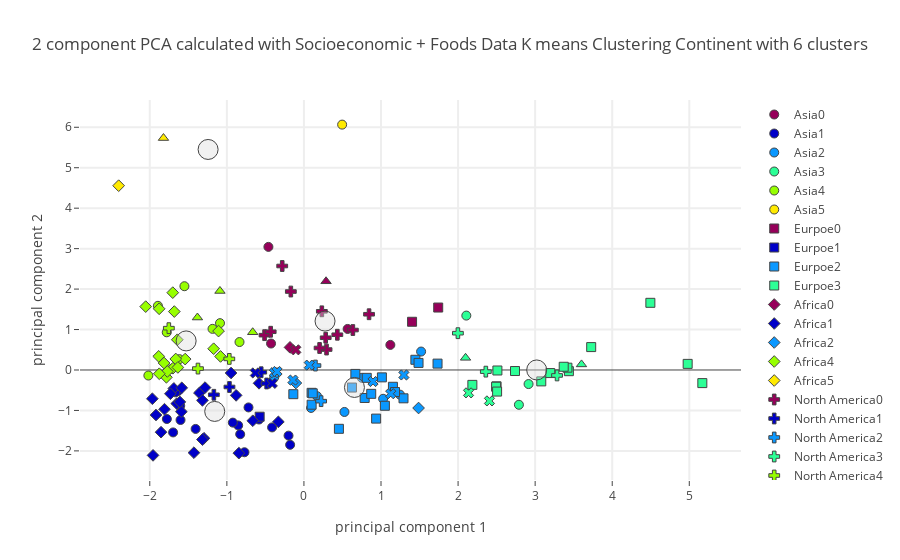

Notebook code for this chart:
### Code cell
plot_plotly(socio_pca_dropped_df,"Continent",continent_centers_socio,6,"Socioeconomic + Foods",'')

### Figure 1 — Plotly figure (JSON) as saved in the notebook; plotly's stock layout.template omitted (floating-point values rounded to 4 significant figures)
{"data": [{"marker": {"color": "rgb(150,0,90)", "line": {"width": 1}, "size": 9, "symbol": 0}, "mode": "markers", "name": "Asia0", "text": ["Cyprus", "Lebanon", "Malaysia", "Republic of Korea"], "type": "scatter", "uid": "e569fffb-809a-4ead-bcf9-cdf65cddc302", "x": [1.121, -0.4267, -0.4608, 0.567], "y": [0.6197, 0.6543, 3.043, 1.015]}, {"marker": {"color": "rgb(0,0,200)", "line": {"width": 1}, "size": 9, "symbol": 0}, "mode": "markers", "name": "Asia1", "text": ["Afghanistan", "Azerbaijan", "Georgia", "India", "Iran (Islamic Republic of)", "Iraq", "Jordan", "Kyrgyzstan", "Lao People's Democratic Republic", "Nepal", "Pakistan", "Tajikistan", "Turkey", "Turkmenistan", "Uzbekistan", "Yemen"], "type": "scatter", "uid": "bf7da148-f33e-4682-a2fb-f4c179b494ab", "x": [-1.697, -0.7716, -0.8532, -1.634, -0.9224, -1.405, -0.5828, -0.4132, -1.667, -1.779, -0.7191, -1.605, -0.1997, -0.1789, -0.8269, -1.601], "y": [-1.543, -2.033, -1.37, -0.5239, -1.301, -1.457, -1.224, -1.42, -0.5517, -1.212, -0.9256, -0.8857, -1.623, -1.849, -1.588, -1.236]}, {"marker": {"color": "rgb(10,152,255)", "line": {"width": 1}, "size": 9, "symbol": 0}, "mode": "markers", "name": "Asia2", "text": ["Armenia", "Brunei Darussalam", "China, mainland", "Kazakhstan", "Mongolia", "Oman", "Saudi Arabia", "United Arab Emirates"], "type": "scatter", "uid": "e8b01c3e-7b43-49b3-b93e-a8add6b0768e", "x": [0.09279, 1.52, -0.3854, 1.028, 0.1701, 0.7516, 0.5257, 1.246], "y": [-0.9383, 0.4556, -0.1792, -0.7117, -0.6468, -0.1935, -1.038, -0.6096]}, {"marker": {"color": "rgb(44,255,150)", "line": {"width": 1}, "size": 9, "symbol": 0}, "mode": "markers", "name": "Asia3", "text": ["Israel", "Japan", "Kuwait"], "type": "scatter", "uid": "bc0a0aa5-c408-4d24-a3e3-cd50ba52014f", "x": [2.915, 2.107, 2.789], "y": [-0.3477, 1.345, -0.8598]}, {"marker": {"color": "rgb(151,255,0)", "line": {"width": 1}, "size": 9, "symbol": 0}, "mode": "markers", "name": "Asia4", "text": ["Bangladesh", "Cambodia", "Indonesia", "Myanmar", "Philippines", "Sri Lanka", "Thailand", "Timor-Leste", "Viet Nam"], "type": "scatter", "uid": "9d990fac-44be-4f40-b5d7-00b5de1bd200", "x": [-2.018, -1.616, -1.78, -0.8358, -1.55, -1.894, -1.089, -1.713, -1.186], "y": [-0.1371, 0.268, 0.9317, 0.691, 2.071, 1.586, 1.158, 0.02994, 1.016]}, {"marker": {"color": "rgb(255,234,0)", "line": {"width": 1}, "size": 9, "symbol": 0}, "mode": "markers", "name": "Asia5", "text": ["Maldives"], "type": "scatter", "uid": "5de1efea-b054-48dd-8a74-1b04afba3afe", "x": [0.4958], "y": [6.065]}, {"marker": {"color": "rgb(150,0,90)", "line": {"width": 1}, "size": 9, "symbol": 1}, "mode": "markers", "name": "Eurpoe0", "text": ["Portugal", "Spain"], "type": "scatter", "uid": "0adc1f43-3e9b-44cc-9e27-66725b1c1abe", "x": [1.403, 1.742], "y": [1.192, 1.544]}, {"marker": {"color": "rgb(0,0,200)", "line": {"width": 1}, "size": 9, "symbol": 1}, "mode": "markers", "name": "Eurpoe1", "text": ["Bosnia and Herzegovina"], "type": "scatter", "uid": "30035251-8210-4211-88f7-1f7d04296463", "x": [-0.5742], "y": [-1.155]}, {"marker": {"color": "rgb(10,152,255)", "line": {"width": 1}, "size": 9, "symbol": 1}, "mode": "markers", "name": "Eurpoe2", "text": ["Albania", "Belarus", "Bulgaria", "Croatia", "Czechia", "Estonia", "Greece", "Hungary", "Italy", "Latvia", "Lithuania", "Montenegro", "Poland", "Romania", "Russian Federation", "Serbia", "Slovakia", "Slovenia", "Ukraine"], "type": "scatter", "uid": "37b64485-806c-4be4-8d15-ae8cd2796ca0", "x": [0.9365, 1.012, 0.1, 0.6674, 1.155, 1.05, 1.446, 0.6233, 1.487, 0.8152, 1.734, 1.292, 0.7881, 0.4538, 0.8732, -0.1376, 0.0993, 1.182, 0.1144], "y": [-1.202, -0.1822, -0.8579, -0.09693, -0.4149, -0.8846, 0.2527, -0.4345, 0.1751, -0.1941, 0.1574, -0.7003, -0.6921, -1.454, -0.5896, -0.5981, -0.5645, -0.5447, -0.5779]}, {"marker": {"color": "rgb(44,255,150)", "line": {"width": 1}, "size": 9, "symbol": 1}, "mode": "markers", "name": "Eurpoe3", "text": ["Austria", "Belgium", "Denmark", "Finland", "France", "Germany", "Iceland", "Ireland", "Luxembourg", "Malta", "Netherlands", "Norway", "Sweden", "Switzerland", "United Kingdom"], "type": "scatter", "uid": "5e574b9a-636c-425e-9d0e-d62b268fe075", "x": [2.499, 5.169, 2.739, 3.08, 2.51, 2.494, 4.495, 2.506, 4.979, 3.438, 3.419, 3.727, 3.371, 3.196, 2.185], "y": [-0.4041, -0.3243, -0.0258, -0.2819, -0.01235, -0.4146, 1.66, -0.5334, 0.1507, -0.02945, 0.0571, 0.5664, 0.07984, -0.07609, -0.3679]}, {"marker": {"color": "rgb(151,255,0)", "line": {"width": 1}, "size": 9, "symbol": 1}, "mode": "markers", "name": "Eurpoe4", "text": [], "type": "scatter", "uid": "44312b76-ba5b-4f31-9611-52d5564c2779", "x": [], "y": []}, {"marker": {"color": "rgb(255,234,0)", "line": {"width": 1}, "size": 9, "symbol": 1}, "mode": "markers", "name": "Eurpoe5", "text": [], "type": "scatter", "uid": "aa1aefe7-a585-45fe-bc4e-504e92b59e01", "x": [], "y": []}, {"marker": {"color": "rgb(150,0,90)", "line": {"width": 1}, "size": 9, "symbol": 2}, "mode": "markers", "name": "Africa0", "text": ["Gabon"], "type": "scatter", "uid": "59e79155-6aaf-4865-836f-a30ffda87cac", "x": [-0.1806], "y": [0.5589]}, {"marker": {"color": "rgb(0,0,200)", "line": {"width": 1}, "size": 9, "symbol": 2}, "mode": "markers", "name": "Africa1", "text": ["Algeria", "Botswana", "Burkina Faso", "Cabo Verde", "Chad", "Egypt", "Ethiopia", "Gambia", "Kenya", "Lesotho", "Madagascar", "Malawi", "Mali", "Mauritania", "Morocco", "Namibia", "Niger", "Senegal", "South Africa", "Eswatini", "Tunisia", "Zambia", "Zimbabwe"], "type": "scatter", "uid": "1807f744-67c6-4aac-8657-5e9334007323", "x": [-0.8441, -0.8796, -1.854, -0.5825, -1.809, -1.427, -1.92, -1.65, -1.356, -1.958, -1.688, -1.967, -1.297, -0.6634, -1.317, -0.9454, -1.59, -1.585, -0.3317, -1.317, -1.283, -1.733, -1.61], "y": [-2.056, -0.6274, -1.537, -0.3287, -0.97, -2.044, -1.113, -0.8311, -0.5668, -2.111, -0.4558, -0.7106, -1.688, -1.255, -1.719, -0.07411, -1.03, -0.4406, -1.282, -0.7509, -0.4353, -0.5874, -0.7892]}, {"marker": {"color": "rgb(10,152,255)", "line": {"width": 1}, "size": 9, "symbol": 2}, "mode": "markers", "name": "Africa2", "text": ["Mauritius", "Sudan"], "type": "scatter", "uid": "c0becb64-e153-4389-b103-bf6b4c8d4154", "x": [-0.1048, 1.487], "y": [-0.3221, -0.94]}, {"marker": {"color": "rgb(44,255,150)", "line": {"width": 1}, "size": 9, "symbol": 2}, "mode": "markers", "name": "Africa3", "text": [], "type": "scatter", "uid": "ac10692e-0892-4962-8371-427f776b41cb", "x": [], "y": []}, {"marker": {"color": "rgb(151,255,0)", "line": {"width": 1}, "size": 9, "symbol": 2}, "mode": "markers", "name": "Africa4", "text": ["Angola", "Benin", "Cameroon", "Central African Republic", "Congo (note no data in Food suppley tables for DRC)", "CÃƒÂ´te d'Ivoire", "Ghana", "Guinea", "Guinea-Bissau", "Liberia", "Mozambique", "Nigeria", "Rwanda", "Sierra Leone", "Togo", "Uganda", "United Republic of Tanzania"], "type": "scatter", "uid": "403d0a76-c5b8-415b-9d39-39972f0e09f1", "x": [-1.082, -1.541, -1.663, -1.171, -1.108, -2.053, -1.702, -1.784, -1.815, -1.7, -1.772, -1.884, -1.878, -1.643, -1.877, -1.682, -1.635], "y": [0.3348, 0.2693, 0.2718, 0.5252, 0.9615, 1.566, 1.912, -0.1804, 0.1723, 0.04394, -0.03611, 0.3372, 1.513, 0.7478, -0.09294, 1.444, 0.06345]}, {"marker": {"color": "rgb(255,234,0)", "line": {"width": 1}, "size": 9, "symbol": 2}, "mode": "markers", "name": "Africa5", "text": ["Sao Tome and Principe"], "type": "scatter", "uid": "0f69934f-c45d-4bdd-bf59-8a9c9be7b26f", "x": [-2.404], "y": [4.556]}, {"marker": {"color": "rgb(150,0,90)", "line": {"width": 1}, "size": 9, "symbol": 3}, "mode": "markers", "name": "North America0", "text": ["Antigua and Barbuda", "Barbados", "Costa Rica", "Dominica", "Dominican Republic", "Grenada", "Jamaica", "Saint Kitts and Nevis", "Saint Lucia", "Saint Vincent and the Grenadines", "Trinidad and Tobago"], "type": "scatter", "uid": "2719e033-2130-4e49-abc4-7eaf989ea0b1", "x": [0.8448, 0.6348, 0.2934, -0.2816, -0.5108, -0.1699, -0.4315, 0.4334, 0.2324, 0.2824, 0.2032], "y": [1.378, 0.9877, 0.5053, 2.571, 0.861, 1.939, 0.9456, 0.8713, 1.451, 0.797, 0.5441]}, {"marker": {"color": "rgb(0,0,200)", "line": {"width": 1}, "size": 9, "symbol": 3}, "mode": "markers", "name": "North America1", "text": ["Belize", "Cuba", "Honduras", "Nicaragua"], "type": "scatter", "uid": "4109ecea-02a8-4c9a-b931-192addfd5665", "x": [-0.5541, -0.4839, -0.9662, -1.169], "y": [-0.05601, -0.3338, -0.42, -0.6127]}, {"marker": {"color": "rgb(10,152,255)", "line": {"width": 1}, "size": 9, "symbol": 3}, "mode": "markers", "name": "North America2", "text": ["Mexico", "Panama"], "type": "scatter", "uid": "0849fcf4-1262-448b-855f-a139e1d4c533", "x": [0.2231, 0.1491], "y": [-0.7706, 0.1098]}, {"marker": {"color": "rgb(44,255,150)", "line": {"width": 1}, "size": 9, "symbol": 3}, "mode": "markers", "name": "North America3", "text": ["Bahamas", "Canada", "United States of America"], "type": "scatter", "uid": "ff746914-7372-4630-9c6e-ac962789da55", "x": [1.998, 2.36, 3.284], "y": [0.9095, -0.0409, -0.1346]}, {"marker": {"color": "rgb(151,255,0)", "line": {"width": 1}, "size": 9, "symbol": 3}, "mode": "markers", "name": "North America4", "text": ["El Salvador", "Guatemala", "Haiti"], "type": "scatter", "uid": "e8aaf3d9-ef39-45b6-8e86-aaad7b7a696e", "x": [-0.9683, -1.375, -1.753], "y": [0.2742, 0.03483, 1.034]}, {"marker": {"color": "rgb(255,234,0)", "line": {"width": 1}, "size": 9, "symbol": 3}, "mode": "markers", "name": "North America5", "text": [], "type": "scatter", "uid": "0b5972d0-d91d-482e-b371-a13458fba6b8", "x": [], "y": []}, {"marker": {"color": "rgb(150,0,90)", "line": {"width": 1}, "size": 9, "symbol": 4}, "mode": "markers", "name": "South America0", "text": ["Ecuador"], "type": "scatter", "uid": "2762c19a-defb-4516-ab80-25cbdd5895cc", "x": [-0.1052], "y": [0.4987]}, {"marker": {"color": "rgb(0,0,200)", "line": {"width": 1}, "size": 9, "symbol": 4}, "mode": "markers", "name": "South America1", "text": ["Bolivia (Plurinational State of)", "Peru"], "type": "scatter", "uid": "e6cc7466-638b-4793-8648-d5fb563470d0", "x": [-0.4103, -0.6306], "y": [-0.3301, -0.07271]}, {"marker": {"color": "rgb(10,152,255)", "line": {"width": 1}, "size": 9, "symbol": 4}, "mode": "markers", "name": "South America2", "text": ["Brazil", "Chile", "Colombia", "Guyana", "Paraguay", "Suriname", "Venezuela (Bolivarian Republic of)"], "type": "scatter", "uid": "c3c76199-e79d-42d3-a327-b3e115860959", "x": [1.297, 1.126, 0.06953, -0.3831, -0.1425, -0.3493, 0.8962], "y": [-0.123, -0.5868, 0.12, -0.06744, -0.2492, -0.03713, -0.2852]}, {"marker": {"color": "rgb(44,255,150)", "line": {"width": 1}, "size": 9, "symbol": 4}, "mode": "markers", "name": "South America3", "text": ["Argentina", "Uruguay"], "type": "scatter", "uid": "c081e7a2-a9da-403b-baa1-9bae27d05c61", "x": [2.136, 2.407], "y": [-0.5656, -0.7645]}, {"marker": {"color": "rgb(151,255,0)", "line": {"width": 1}, "size": 9, "symbol": 4}, "mode": "markers", "name": "South America4", "text": [], "type": "scatter", "uid": "69177781-a115-48c3-87a1-9959c417e1b1", "x": [], "y": []}, {"marker": {"color": "rgb(255,234,0)", "line": {"width": 1}, "size": 9, "symbol": 4}, "mode": "markers", "name": "South America5", "text": [], "type": "scatter", "uid": "d9f97a04-031c-433e-b1c7-a1c0e04f5878", "x": [], "y": []}, {"marker": {"color": "rgb(150,0,90)", "line": {"width": 1}, "size": 9, "symbol": 5}, "mode": "markers", "name": "Australia0", "text": ["Samoa"], "type": "scatter", "uid": "e04b698f-81cf-46db-8227-d18e63e5c14a", "x": [0.2869], "y": [2.193]}, {"marker": {"color": "rgb(0,0,200)", "line": {"width": 1}, "size": 9, "symbol": 5}, "mode": "markers", "name": "Australia1", "text": [], "type": "scatter", "uid": "69f146eb-8a7d-4b16-beee-75fbb8c68e13", "x": [], "y": []}, {"marker": {"color": "rgb(10,152,255)", "line": {"width": 1}, "size": 9, "symbol": 5}, "mode": "markers", "name": "Australia2", "text": [], "type": "scatter", "uid": "d691456f-e96f-4066-8e0d-3883b8a9c795", "x": [], "y": []}, {"marker": {"color": "rgb(44,255,150)", "line": {"width": 1}, "size": 9, "symbol": 5}, "mode": "markers", "name": "Australia3", "text": ["Australia", "New Zealand"], "type": "scatter", "uid": "cd8db949-f57f-4f51-bea5-89c70b74b791", "x": [3.601, 2.097], "y": [0.1377, 0.3004]}, {"marker": {"color": "rgb(151,255,0)", "line": {"width": 1}, "size": 9, "symbol": 5}, "mode": "markers", "name": "Australia4", "text": ["Fiji", "Solomon Islands", "Vanuatu"], "type": "scatter", "uid": "528c6e76-b08b-47bc-8388-4c489ce805b3", "x": [-0.6646, -1.382, -1.09], "y": [0.9326, 1.297, 1.953]}, {"marker": {"color": "rgb(255,234,0)", "line": {"width": 1}, "size": 9, "symbol": 5}, "mode": "markers", "name": "Australia5", "text": ["Kiribati"], "type": "scatter", "uid": "3c73b528-3e85-4c32-99bf-92a136756f1a", "x": [-1.822], "y": [5.733]}, {"marker": {"color": "rgba(220, 220, 220, .4)", "line": {"width": 1}, "size": 20}, "mode": "markers", "name": "Center", "type": "scatter", "uid": "dcb03000-0d31-4b21-9629-e3a4df735626", "x": [0.2739, -1.158, 0.6555, 3.02, -1.528, -1.243], "y": [1.208, -1.024, -0.432, 0.0009539, 0.7186, 5.452]}], "layout": {"hovermode": "closest", "showlegend": true, "title": {"text": "2 component PCA calculated with Socioeconomic + Foods Data K means Clustering Continent with 6 clusters"}, "xaxis": {"gridwidth": 2, "ticklen": 5, "title": {"text": "principal component 1"}, "zeroline": false}, "yaxis": {"gridwidth": 2, "ticklen": 5, "title": {"text": "principal component 2"}}}}
